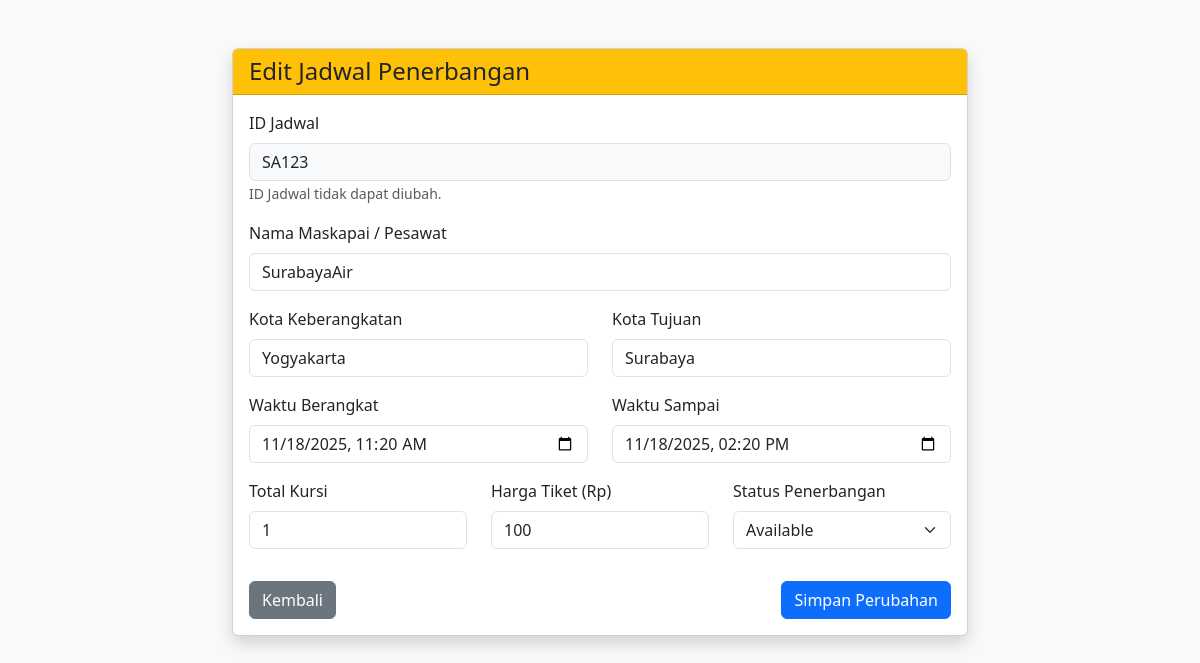
Page /edit_jadwal.php?id=SA123 (signed in) on the committed database.
### tables this page shows
CREATE TABLE `jadwal` (
  `IDJadwal` varchar(5) NOT NULL,
  `NamaPesawat` varchar(20) NOT NULL,
  `KotaAwal` varchar(256) NOT NULL,
  `KotaAkhir` varchar(256) NOT NULL,
  `WaktuBerangkat` datetime NOT NULL,
  `WaktuSampai` datetime NOT NULL,
  `JumlahKursi` int(3) NOT NULL,
  `KursiTerisi` int(3) NOT NULL,
  `Harga` int(20) NOT NULL,
  `Status` enum('available','cancelled','delayed') NOT NULL DEFAULT 'available'
);

### edit_jadwal.php (the view, shortened to what this page needs)
<?php
require 'koneksi.php';
$id_jadwal = $_GET['id'];
$query = mysqli_query($conn, "SELECT * FROM jadwal WHERE IDJadwal = '$id_jadwal'");
$data = mysqli_fetch_assoc($query);
?>
<!DOCTYPE html>
<html lang="id">
<head>
    <link href="https://cdn.jsdelivr.net/npm/bootstrap@5.3.0/dist/css/bootstrap.min.css" rel="stylesheet">
</head>
<body class="bg-light">
    <div class="container mt-5 mb-5">
        <div class="row justify-content-center">
            <div class="col-md-8">
                <div class="card shadow">
                    <div class="card-header bg-warning text-dark">
                        <h4 class="mb-0">Edit Jadwal Penerbangan</h4>
                    </div>
                    <div class="card-body">
                        <form method="post">
                            <div class="mb-3">
                                <label class="form-label">ID Jadwal</label>
                                <input type="text" class="form-control bg-light" value="<?= $data['IDJadwal']; ?>" readonly>
                                <small class="text-muted">ID Jadwal tidak dapat diubah.</small>
                            </div>
                            <div class="mb-3">
                                <label class="form-label">Nama Maskapai / Pesawat</label>
                                <input type="text" name="NamaPesawat" class="form-control" value="<?= $data['NamaPesawat']; ?>" required>
                            </div>
                            <div class="row">
                                <div class="col-md-6 mb-3">
                                    <label class="form-label">Kota Keberangkatan</label>
                                    <input type="text" name="KotaAwal" class="form-control" value="<?= $data['KotaAwal']; ?>" required>
                                </div>
                                <div class="col-md-6 mb-3">
                                    <label class="form-label">Kota Tujuan</label>
                                    <input type="text" name="KotaAkhir" class="form-control" value="<?= $data['KotaAkhir']; ?>" required>
                                </div>
                            </div>
                            <div class="row">
                                <div class="col-md-6 mb-3">
                                    <label class="form-label">Waktu Berangkat</label>
                                    <input type="datetime-local" name="WaktuBerangkat" class="form-control"
                                           value="<?= date('Y-m-d\TH:i', strtotime($data['WaktuBerangkat'])); ?>" required>
                                </div>
                                <div class="col-md-6 mb-3">
                                    <label class="form-label">Waktu Sampai</label>
                                    <input type="datetime-local" name="WaktuSampai" class="form-control"
                                           value="<?= date('Y-m-d\TH:i', strtotime($data['WaktuSampai'])); ?>" required>
                                </div>
                            </div>
                            <div class="row">
                                <div class="col-md-4 mb-3">
                                    <label class="form-label">Total Kursi</label>
                                    <input type="number" name="JumlahKursi" class="form-control" value="<?= $data['JumlahKursi']; ?>" required>
                                </div>
                                <div class="col-md-4 mb-3">
                                    <label class="form-label">Harga Tiket (Rp)</label>
                                    <input type="number" name="Harga" class="form-control" value="<?= $data['Harga']; ?>" required>
                                </div>
                                <div class="col-md-4 mb-3">
                                    <label class="form-label">Status Penerbangan</label>
                                    <select name="Status" class="form-select">
                                        <option value="tersedia" <?= ($data['Status'] == 'available') ? 'selected' : ''; ?>>Available</option>
                                    </select>
                                </div>
                            </div>
                            <div class="d-flex justify-content-between mt-3">
                                <a href="dashboard.php" class="btn btn-secondary">Kembali</a>
                                <button type="submit" name="update" class="btn btn-primary">Simpan Perubahan</button>
                            </div>
                        </form>
                    </div>
                </div>
            </div>
        </div>
    </div>
</body>
</html>

### rows in the picture
jadwal: IDJadwal "SA123", NamaPesawat "SurabayaAir", KotaAwal "Yogyakarta", KotaAkhir "Surabaya", WaktuBerangkat "11/18/2025 11:20", WaktuSampai "11/18/2025 14:20", JumlahKursi "1", Harga "100"
